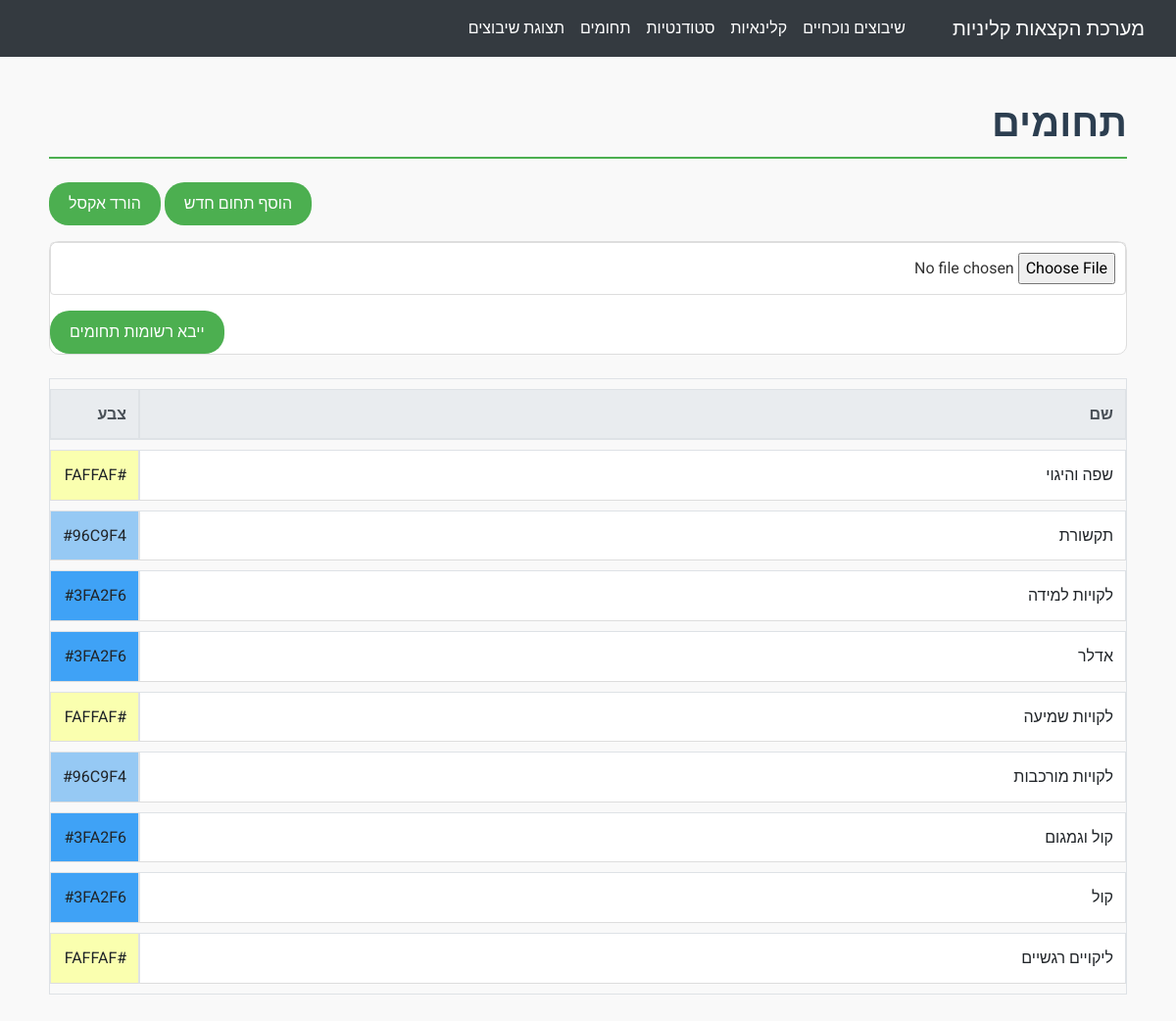
The page /fields on the database its author committed.
### app/models.py (models this page shows)
class Field(db.Model):
    id = db.Column(db.Integer, primary_key=True)
    name = db.Column(db.String(100), unique=True, nullable=False)

### app/routes.py (the view)
@bp.route('/fields')
def fields_view():
    fields = Field.query.all()
    return render_template('fields.html', fields=fields)

### app/templates/fields.html
{% extends "base.html" %}
{% block content %}
<h1 class="mb-4 text-right">תחומים</h1>
<a href="{{ url_for('main.add_field') }}" class="btn btn-primary mb-3">הוסף תחום חדש</a>
<a href="{{ url_for('main.download_fields') }}" class="btn btn-primary mb-3">הורד אקסל</a>
<form action="{{ url_for('main.upload_fields') }}" method="post" enctype="multipart/form-data">
    <div class="form-group">
        <input type="file" class="form-control-file" name="file" required>
    </div>
    <button type="submit" class="btn btn-primary">ייבא רשומות תחומים</button>
</form>
<table class="table table-bordered mt-4" dir="rtl">
    <thead class="thead-light">
        <tr>
            <th class="text-right">שם</th>
            <th class="text-right" style="width: 50px;">צבע</th>
        </tr>
    </thead>
    <tbody>
        {% for field in fields %}
        <tr>
            <td class="text-right">{{ field.name }}</td>
            <td class="text-right" style="background-color: {{ field.color }}">{{ field.color }}</td>
        </tr>
        {% endfor %}
    </tbody>
</table>
{% endblock %}

### app/static/css/styles.css (style rules this page uses)
:root { --primary-color: #4CAF50; --secondary-color: #FFC107; --light-gray: #f2f2f2; --white: #ffffff; --light-green: lightgreen; --light-coral: lightcoral; --heading-color: #2c3e50; }
body { font-family: 'Roboto', sans-serif; background-color: #F9F9F9; color: #333333; margin: 0; padding: 0; line-height: 1.6; direction: rtl; }
h1, h2, h3 { color: var(--heading-color); font-weight: 700; font-family: 'Roboto', sans-serif; margin-bottom: 20px; }
h1 { font-size: 2.5rem; border-bottom: 2px solid var(--primary-color); padding-bottom: 10px; }
.table { margin-bottom: 20px; border-collapse: separate; border-spacing: 0 10px; }
.table th, .table td { padding: 12px; text-align: right; background-color: var(--white); border-bottom: 1px solid #dddddd; }
.table thead { background-color: var(--primary-color); color: var(--white); }
button, .btn { background-color: var(--primary-color) !important; color: var(--white) !important; border-radius: 20px; padding: 10px 20px; font-weight: 500; transition: background-color 0.3s ease; border: none; }
form { background-color: var(--white); padding: 20px; border: 1px solid #dddddd; margin-bottom: 20px; border-radius: 10px; }
input[type="text"], input[type="number"], select, input[type="email"], input[type="file"], .form-control { width: 100%; padding: 10px; margin-bottom: 10px; border: 1px solid #dddddd; border-radius: 4px; }
.text-right { text-align: right; direction: rtl; }
form { margin: 0; padding: 0; }
.text-right { text-align: right; }

### rows shown on the page
Field: name "שפה והיגוי", color "#FAFFAF"
Field: name "תקשורת", color "#96C9F4"
Field: name "לקויות למידה", color "#3FA2F6"
Field: name "אדלר", color "#3FA2F6"
Field: name "לקויות שמיעה", color "#FAFFAF"
Field: name "לקויות מורכבות", color "#96C9F4"
Field: name "קול וגמגום", color "#3FA2F6"
Field: name "קול", color "#3FA2F6"
Field: name "ליקויים רגשיים", color "#FAFFAF"
